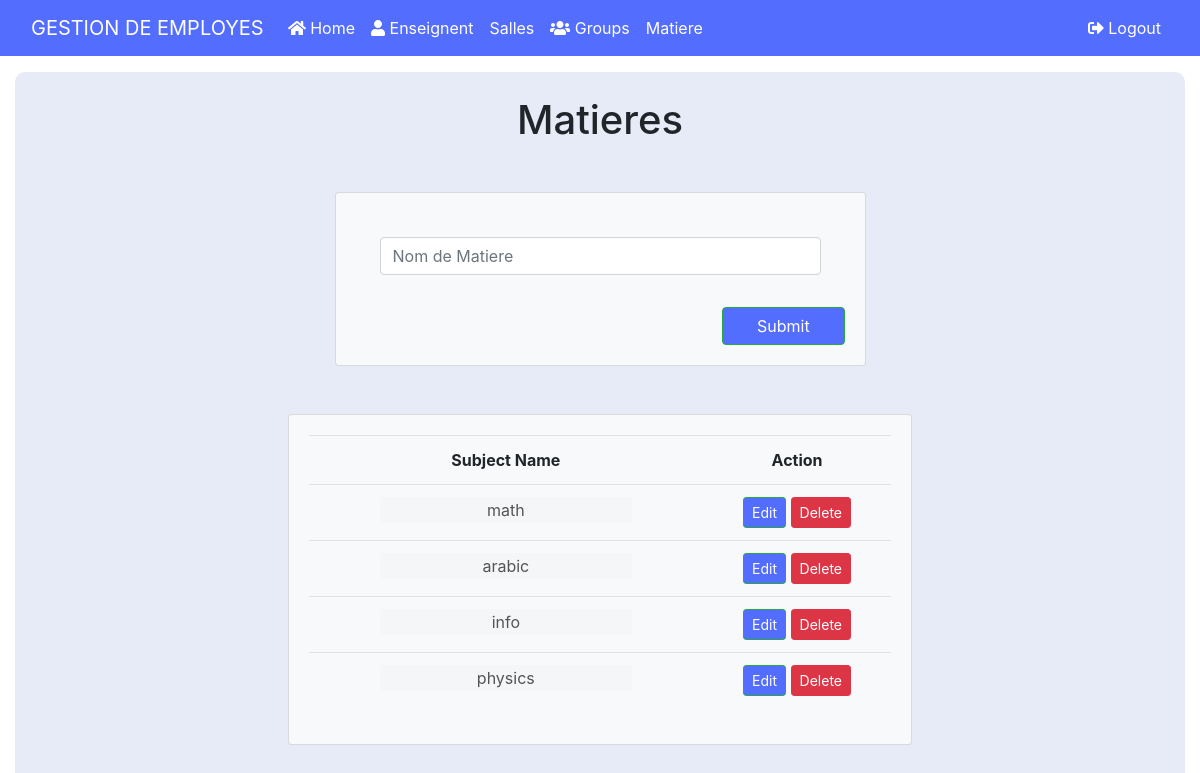
The app's page /Matieres/matiere (signed in) with its own data.
### tables this page shows
CREATE TABLE `matiere` (
  `id` int(11) NOT NULL,
  `matiere` text NOT NULL
);

### app/controllers/Matieres.php (called while the page is built, shortened)
<?php
class  Matieres extends Controller
{
    public function __construct()
    {
        $this->modelMatiere = $this->model("Matiere");
    }
      public function index()
      {
        $this->view("matiere/Matieres",$this->getData());
      }
  public function getData()
  {
    return $this->modelMatiere->getData();
  }
}
?>

### app/libraries/Core.php (called while the page is built, shortened)
<?php
    class Core
    {
        protected $currentMethod = 'Index';
        public function __construct()
        {
            $url = $this->getUrl();
            if(!empty($url[0]) && file_exists('../app/controllers/' . ucwords($url[0]) . '.php'))
            {
                unset($url[0]);
            }
            $this->currentController = new $this->currentController;
            $this->params = $url ? array_values($url) : [];
            call_user_func_array([$this->currentController,$this->currentMethod],$this->params);
        }
        public function getUrl()
        {
            if(isset($_GET['url']))
            {
                $url = rtrim($_GET['url'],'/');
                $url = filter_var($url, FILTER_SANITIZE_URL);
                $url = explode('/',$url);
                return $url;
            }
        }
    }
?>

### public/index.php (called while the page is built, shortened)
<?php
    $init = new Core();
?>

### app/libraries/Database.php (called while the page is built, shortened)
<?php
    class Database
    {
        private $host = DB_HOST;
        private $user = DB_USER;
        private $pass = DB_PASS;
        private $dbname = DB_NAME;
        private $dbh;
        private $stmt;
        public function __construct()
        {
            $dsn = 'mysql:host='.$this->host.';dbname='.$this->dbname;
            $options = array(
                PDO::ATTR_PERSISTENT => true,
                PDO::ATTR_ERRMODE => PDO::ERRMODE_EXCEPTION
            );
            try
            {
                $this->dbh = new PDO($dsn,$this->user,$this->pass,$options);
            }
            catch(PDOException $e)
            {
                $this->error = $e->getMessage();
                echo $this->error;
            }
        }
        public function query($sql)
        {
            $this->stmt = $this->dbh->prepare($sql);
        }
        public function execute()
        {
            return $this->stmt->execute();
        }
        public function resultSet()
        {
            $this->execute();
            return $this->stmt->fetchAll(PDO::FETCH_OBJ);
        }
    }
?>

### app/models/Matiere.php (called while the page is built, shortened)
<?php
class Matiere
{
    private $db;
    public function __construct()
    {
        $this->db = new Database;
    }
    public function getData()
    {
        $this->db->query('SELECT * FROM matiere');
        $stm = $this->db->resultSet();
      return $stm;
    }
}
?>

### app/views/matiere/Matieres.php (the view, shortened to what this page needs)
<?php require_once APPROOT . '/views/inc/header.php' ?>
<div class="container-fluid p-4  " style="background-color: #d9def39e;height:90vh;border-radius:10px">
<h1 class="text-center  mt-0  ">Matieres</h1>
<form action="http://localhost/brief5/Matieres/insert" method="post">
  <div class="col-md-6 mb-5 mt-5 mx-auto ">
    <div class="card card-body bg-light mt-3">
      <div class="input-group mb-2 p-4">
        <input type="text" name="MatiereName" class="form-control " placeholder="Nom de Matiere" aria-label="Username" aria-describedby="basic-addon1">
      </div>
      <div class="w-100 text-right ">
        <input type="submit" name="submit" value="Submit" class="w-25 btn btn-success btn-block float-right"  style="background-color: #536DFE;">
      </div>
    </div>
</form>
</div>
<div class="col-md-7 m-auto text-center ">
  <div class="card card-body bg-light ">
      <table class="table ">
        <tr>
          <th class="text-center">Subject Name</th>
          <th class="text-center">Action</th>
        </tr>
        <?php foreach ($data as $key => $dat) : ?>
          <tr>
            <td>
              <input type="text" class="input1 text-center border-0 " value="<?php echo $dat->matiere ?>" name="matiere_name"  >
            </td>
            <td>
              <a href="http://localhost/brief5/Matieres/Save/<?= $dat->id ?>" id="Edit" class="btn btn-success btn-sm" onclick="edit(event)" style="background-color: #536DFE;" name='Edit' value="<?php echo  $dat->id ?>">Edit</a>
              <a href="http://localhost/brief5/Matieres/Delete/<?= $dat->id ?>" class="btn btn-danger btn-sm" onclick="Delete(event)" name='Delete' value="<?php echo $dat->id ?>">Delete</a>
            </td>
          </tr>
        <?php endforeach ?>
    </table>
  </div>
</div>
</div>
<?php require_once APPROOT . '/views/inc/footer.php' ?>

### records on screen
matiere: matiere_name "math", $dat->id 17 (drawn)
matiere: matiere_name "arabic", $dat->id 18 (drawn)
matiere: matiere_name "info", $dat->id 19 (drawn)
matiere: matiere_name "physics", $dat->id 20 (drawn)

### other values on screen
SITENAME "GESTION DE EMPLOYES"
